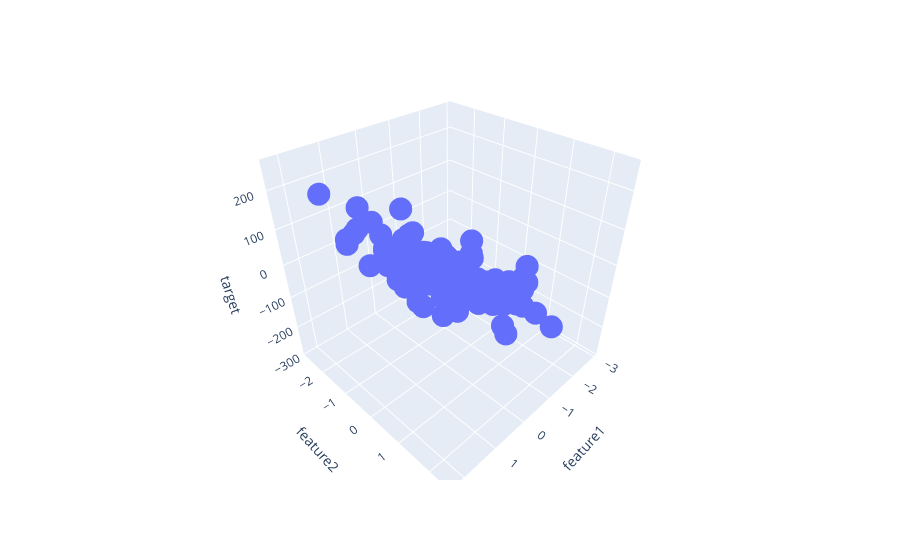

The notebook cell this image was saved under:
### Code cell
# plotting the points in 3d

fig = px.scatter_3d(df, x='feature1', y='feature2', z='target')

fig.show()
